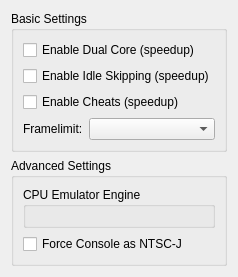
<?xml version="1.0" encoding="UTF-8"?>
<ui version="4.0">
 <class>DGeneralConfigPage</class>
 <widget class="QWidget" name="DGeneralConfigPage">
  <layout class="QVBoxLayout" name="layoutMain">
   <item>
    <widget class="QGroupBox" name="groupBasicSettings">
     <property name="title">
      <string>Basic Settings</string>
     </property>
     <layout class="QVBoxLayout" name="layoutBasicSettings">
      <item>
       <widget class="QCheckBox" name="chkEnableDualCore">
        <property name="text">
         <string>Enable Dual Core (speedup)</string>
        </property>
       </widget>
      </item>
      <item>
       <widget class="QCheckBox" name="chkEnableSkipIdle">
        <property name="text">
         <string>Enable Idle Skipping (speedup)</string>
        </property>
       </widget>
      </item>
      <item>
       <widget class="QCheckBox" name="chkEnableCheats">
        <property name="text">
         <string>Enable Cheats (speedup)</string>
        </property>
       </widget>
      </item>
      <item>
       <layout class="QHBoxLayout" name="layoutFrameLimit">
        <item>
         <widget class="QLabel" name="lblFrameLimit">
          <property name="sizePolicy">
           <sizepolicy hsizetype="Fixed" vsizetype="Preferred">
            <horstretch>0</horstretch>
            <verstretch>0</verstretch>
           </sizepolicy>
          </property>
          <property name="text">
           <string>Framelimit:</string>
          </property>
         </widget>
        </item>
        <item>
         <widget class="QComboBox" name="comboFrameLimit"/>
        </item>
       </layout>
      </item>
     </layout>
    </widget>
   </item>
   <item>
    <widget class="QGroupBox" name="groupAdvancedSettings">
     <property name="title">
      <string>Advanced Settings</string>
     </property>
     <layout class="QVBoxLayout" name="layoutAdvancedSettings">
      <item>
       <widget class="QGroupBox" name="groupCpuEmulatorEngine">
        <property name="title">
         <string>CPU Emulator Engine</string>
        </property>
        <layout class="QVBoxLayout" name="layoutCpuEmulatorEngine"/>
       </widget>
      </item>
      <item>
       <widget class="QCheckBox" name="chkForceNTSCJ">
        <property name="text">
         <string>Force Console as NTSC-J</string>
        </property>
       </widget>
      </item>
     </layout>
    </widget>
   </item>
  </layout>
 </widget>
 <resources/>
 <connections/>
</ui>
